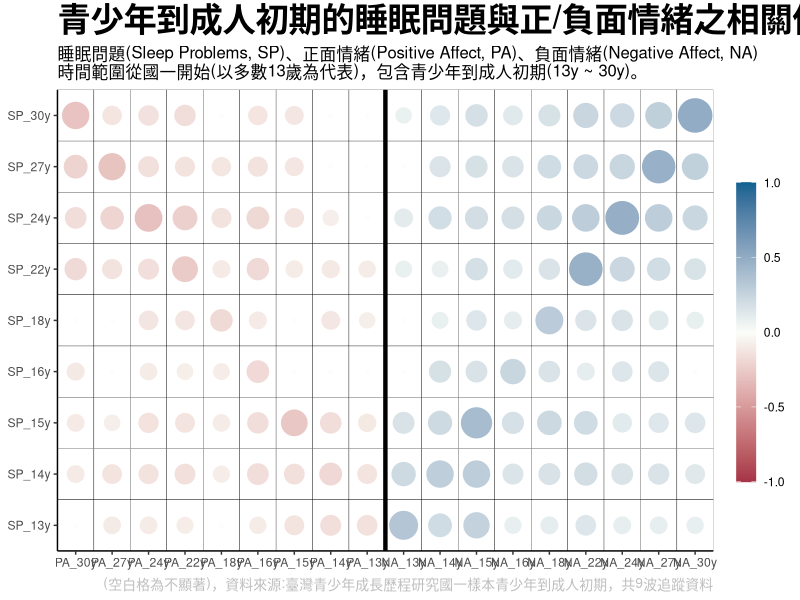

The R source for this figure:
library(readxl)
library(tidyverse)
library(lavaan)
library(magrittr)

# 讀資料 ----
## 先預處理
corr1 <- read_excel("corr/corr.xlsx", 
                   sheet = "xyz3")

cor_nm <- colnames(corr1)[-1]

## 標籤
xlevel <- c("PA_30y", "PA_27y", "PA_24y", "PA_22y", "PA_18y", "PA_16y",
            "PA_15y", "PA_14y", "PA_13y",
            "NA_13y", "NA_14y", "NA_15y", "NA_16y", "NA_18y", "NA_22y", 
            "NA_24y", "NA_27y", "NA_30y") 
ylevel <- c("SP_13y", "SP_14y", "SP_15y", "SP_16y", 
            "SP_18y", "SP_22y", "SP_24y", "SP_27y", 
            "SP_30y")

# 整理資料 ----
corr1.1 <- corr1 %>% 
  rename("yvar" = "...1") |>
  pivot_longer(cols = cor_nm , names_to = "xvar") |>
  mutate(across(c(xvar, yvar), as.factor)) |>
  transform( 
    xvar = factor(xvar,levels = xlevel),
    yvar = factor(yvar,levels = ylevel)
  )

# 畫圖 ----

p <- 
corr1.1 %>%
  ggplot(aes(xvar, yvar, col = value)) + ## to get the rect filled
  geom_tile(col="black", fill="white") +
  geom_point(aes(size = abs(value), fill = value), 
             shape = "circle", stroke = 0.5) +
  labs(x = NULL, y = NULL, 
       col = "",
       title ="青少年到成人初期的睡眠問題與正/負面情緒之相關係數圖", 
       subtitle = "睡眠問題(Sleep Problems, SP)、正面情緒(Positive Affect, PA)、負面情緒(Negative Affect, NA)\n時間範圍從國一開始(以多數13歲為代表)，包含青少年到成人初期(13y ~ 30y)。", 
       caption = "(空白格為不顯著)，資料來源:臺灣青少年成長歷程研究國一樣本青少年到成人初期，共9波追蹤資料") +
  theme_classic()+
  scale_color_gradient2(mid = "#FBFEF9",low = "#A63446",high = "#0C6291", 
                        limits = c(-1,1))  +
  scale_x_discrete(expand = c(0,0)) +
  scale_y_discrete(expand = c(0,0)) +
  scale_size(range = c(1,11), guide = NULL) +
  guides(fill = FALSE) + 
  guides(colour = guide_colourbar(barwidth = 1, 
                                  barheight = 15)) +   # 調整圖例的長度和寬度
  geom_vline(xintercept = 9.5, linetype = "solid",
             size = 1.5, color = "black") + 
  theme(plot.title = element_text(size = 24, face = "bold"),
        plot.subtitle = element_text(size = 12),
        plot.caption = element_text(size = 10, color = "gray"))

p
